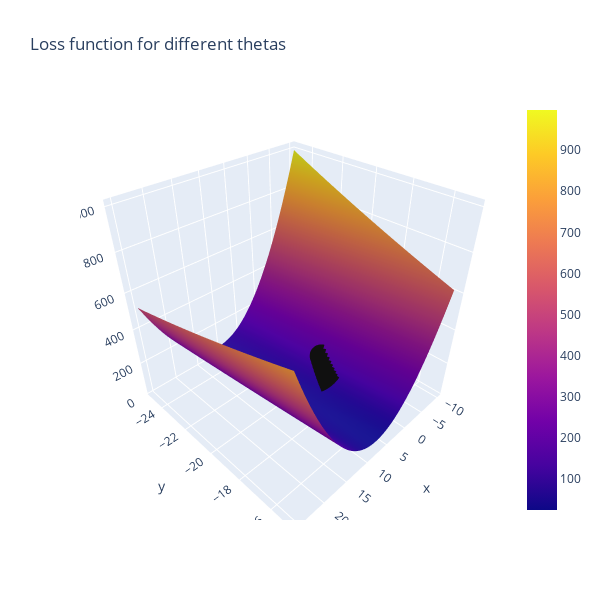

Notebook source saved alongside this figure:
### Code cell
#Let's look at the new loss path on the function. It should start much closer to the goal

line_marker = dict(color='#101010', width=2)
fig = go.Figure()
fig.add_surface(x=theta1_vals, y=theta0_vals, z=J_vals)
fig.add_scatter3d(x=theta1_history1, y=theta0_history1, z=J_history1, line=line_marker, name='')
#The below line adds a graph of just the loss over iterations in a 2D plane
plt.plot(theta0_history1, theta1_history1, 'r+');
fig.update_layout(title='Loss function for different thetas', autosize=True,
                  width=600, height=600, xaxis_title='theta0', 
                 yaxis_title='theta1')
fig.show()

### Figure 1 — Plotly figure (JSON) as saved in the notebook; plotly's stock layout.template omitted (floating-point values rounded to 4 significant figures; data arrays with more than 128 entries replaced by an {"elided": "..."} marker saying what was removed)
{"data": [{"type": "surface", "x": [-10, -9.646, -9.293, -8.939, -8.586, -8.232, -7.879, -7.525, -7.172, -6.818, -6.465, -6.111, -5.758, -5.404, -5.051, -4.697, -4.343, -3.99, -3.636, -3.283, -2.929, -2.576, -2.222, -1.869, -1.515, -1.162, -0.8081, -0.4545, -0.101, 0.2525, 0.6061, 0.9596, 1.313, 1.667, 2.02, 2.374, 2.727, 3.081, 3.434, 3.788, 4.141, 4.495, 4.848, 5.202, 5.556, 5.909, 6.263, 6.616, 6.97, 7.323, 7.677, 8.03, 8.384, 8.737, 9.091, 9.444, 9.798, 10.15, 10.51, 10.86, 11.21, 11.57, 11.92, 12.27, 12.63, 12.98, 13.33, 13.69, 14.04, 14.39, 14.75, 15.1, 15.45, 15.81, 16.16, 16.52, 16.87, 17.22, 17.58, 17.93, 18.28, 18.64, 18.99, 19.34, 19.7, 20.05, 20.4, 20.76, 21.11, 21.46, 21.82, 22.17, 22.53, 22.88, 23.23, 23.59, 23.94, 24.29, 24.65, 25], "y": [-25, -24.9, -24.8, -24.7, -24.6, -24.49, -24.39, -24.29, -24.19, -24.09, -23.99, -23.89, -23.79, -23.69, -23.59, -23.48, -23.38, -23.28, -23.18, -23.08, -22.98, -22.88, -22.78, -22.68, -22.58, -22.47, -22.37, -22.27, -22.17, -22.07, -21.97, -21.87, -21.77, -21.67, -21.57, -21.46, -21.36, -21.26, -21.16, -21.06, -20.96, -20.86, -20.76, -20.66, -20.56, -20.45, -20.35, -20.25, -20.15, -20.05, -19.95, -19.85, -19.75, -19.65, -19.55, -19.44, -19.34, -19.24, -19.14, -19.04, -18.94, -18.84, -18.74, -18.64, -18.54, -18.43, -18.33, -18.23, -18.13, -18.03, -17.93, -17.83, -17.73, -17.63, -17.53, -17.42, -17.32, -17.22, -17.12, -17.02, -16.92, -16.82, -16.72, -16.62, -16.52, -16.41, -16.31, -16.21, -16.11, -16.01, -15.91, -15.81, -15.71, -15.61, -15.51, -15.4, -15.3, -15.2, -15.1, -15], "z": {"elided": "100x100 float values"}}, {"line": {"color": "#101010", "width": 2}, "name": "", "type": "scatter3d", "x": [1.329, 1.64, 1.935, 2.214, 2.477, 2.726, 2.962, 3.185, 3.396, 3.595], "y": [-19.82, -19.64, -19.47, -19.31, -19.16, -19.01, -18.87, -18.73, -18.6, -18.47], "z": [154.5, 142.1, 130.9, 120.8, 111.7, 103.5, 96.09, 89.43, 83.43, 78.01]}], "layout": {"autosize": true, "height": 600, "title": {"text": "Loss function for different thetas"}, "width": 600, "xaxis": {"title": {"text": "theta0"}}, "yaxis": {"title": {"text": "theta1"}}}}
